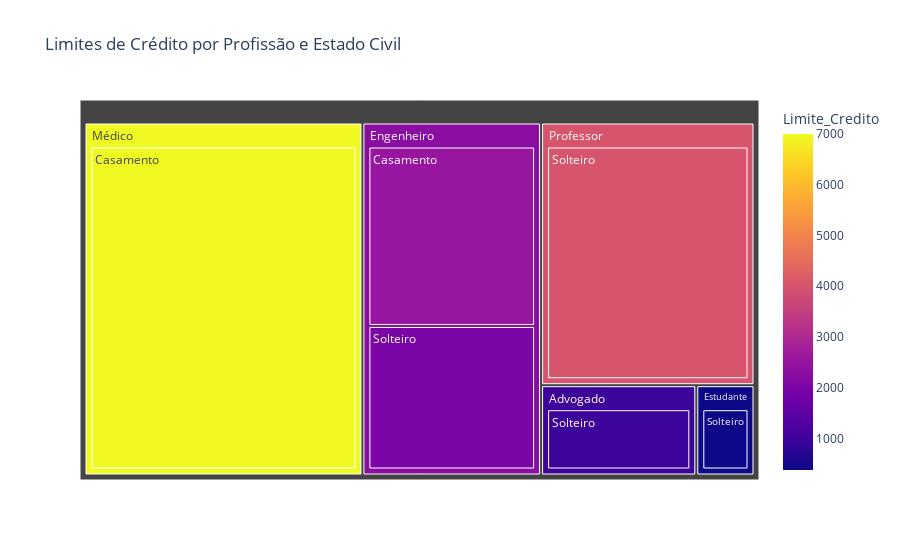

Notebook code cell kept with this figure:
### Markdown cell above
# Agora vamos visualizar por profissão e estado civil, a média do limite de crédito dos integrantes da análise
## Gráfico Mapa de Árvore (Treemap)

### Code cell
# Agrupamos por limite de credito, a profissão de cada integrante e o estado civil
# Instancia o agrupamento com media dos elementos Profissão e Estado Civil
limite_credito_por_profissao_estado_civil = df.groupby(['Profissão', 'Estado_Civil'])['Limite_Credito'].mean().reset_index()

# Instancia o gráfico
fig = px.treemap(
    limite_credito_por_profissao_estado_civil,
    path=['Profissão', 'Estado_Civil'],
    values='Limite_Credito',
    title='Limites de Crédito por Profissão e Estado Civil',
    color='Limite_Credito'
)
fig.show()

### Figure 1 — Plotly figure (JSON) as saved in the notebook; plotly's stock layout.template omitted (floating-point values rounded to 4 significant figures)
{"data": [{"branchvalues": "total", "customdata": [[2500], [7000], [1000], [2000], [375], [4000], [1000], [2278.0], [375], [7000], [4000]], "domain": {"x": [0, 1], "y": [0, 1]}, "hovertemplate": "labels=%{label}<br>Limite_Credito_sum=%{value}<br>parent=%{parent}<br>id=%{id}<br>Limite_Credito=%{color}<extra></extra>", "ids": ["Engenheiro/Casamento", "Médico/Casamento", "Advogado/Solteiro", "Engenheiro/Solteiro", "Estudante/Solteiro", "Professor/Solteiro", "Advogado", "Engenheiro", "Estudante", "Médico", "Professor"], "labels": ["Casamento", "Casamento", "Solteiro", "Solteiro", "Solteiro", "Solteiro", "Advogado", "Engenheiro", "Estudante", "Médico", "Professor"], "marker": {"coloraxis": "coloraxis", "colors": [2500, 7000, 1000, 2000, 375, 4000, 1000, 2278.0, 375, 7000, 4000]}, "name": "", "parents": ["Engenheiro", "Médico", "Advogado", "Engenheiro", "Estudante", "Professor", "", "", "", "", ""], "type": "treemap", "values": [2500, 7000, 1000, 2000, 375, 4000, 1000, 4500, 375, 7000, 4000]}], "layout": {"autosize": true, "coloraxis": {"colorbar": {"title": {"text": "Limite_Credito"}}, "colorscale": [[0, "#0d0887"], [0.1111, "#46039f"], [0.2222, "#7201a8"], [0.3333, "#9c179e"], [0.4444, "#bd3786"], [0.5556, "#d8576b"], [0.6667, "#ed7953"], [0.7778, "#fb9f3a"], [0.8889, "#fdca26"], [1, "#f0f921"]]}, "legend": {"tracegroupgap": 0}, "title": {"text": "Limites de Crédito por Profissão e Estado Civil"}}}
